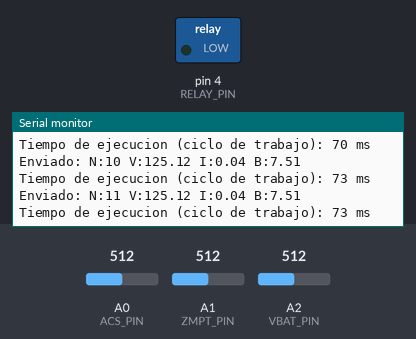
Simulated run of this sketch. Board: Arduino Uno, built with avr-gcc and run on an emulated ATmega328P. Parts: switched loads named in the sketch (green lamp = pin HIGH), the last lines printed to the serial monitor. Inputs (shaded band) come from the test bench; at power-on: A0 (ACS_PIN) = 512, A2 (VBAT_PIN) = 512, A1 (ZMPT_PIN) = 512. EEPROM starts erased.

Above: at 1.2 s.
1.3 s: A0 (ACS_PIN) set to 638
At 1.31 s:
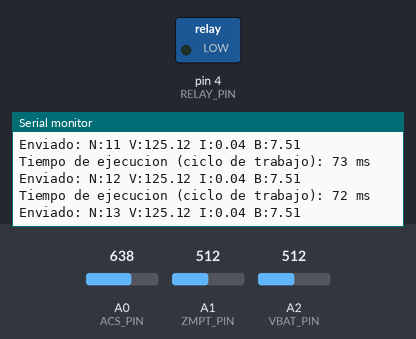
4.3 s: A0 (ACS_PIN) set to 663
At 4.31 s:
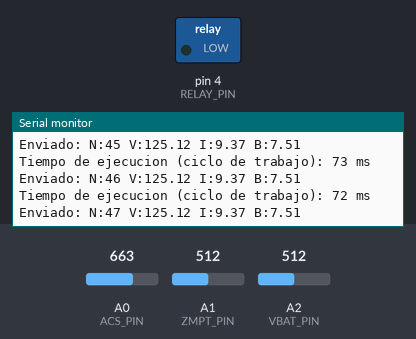
7.3 s: A2 (VBAT_PIN) set to 671
At 7.35 s:
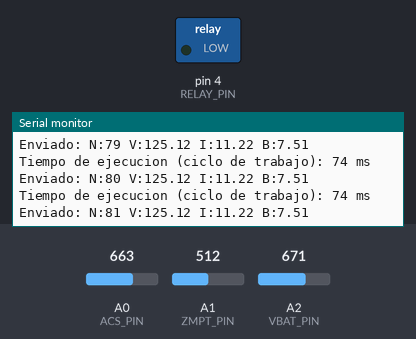
8.8 s: A2 (VBAT_PIN) set to 698
At 8.87 s:
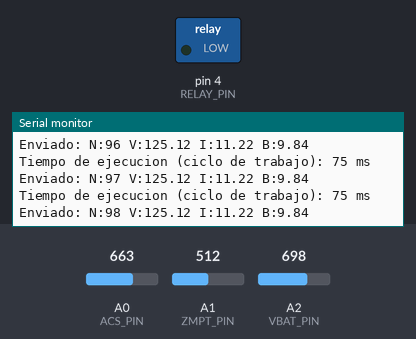
11.8 s: A1 (ZMPT_PIN) set to 425
At 11.8 s:
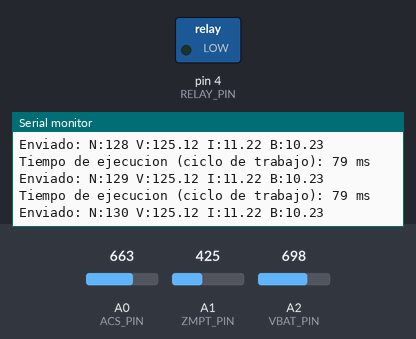
13.3 s: A1 (ZMPT_PIN) set to 403
At 13.35 s:
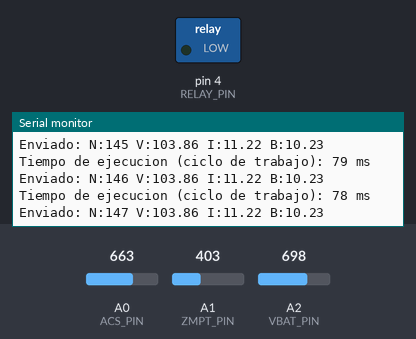
Timing chart, 0 to 16.3 s (numbered marks = the images above; inputs shaded):
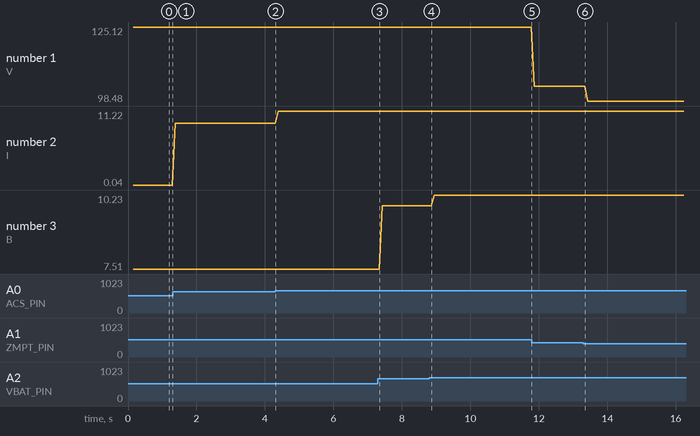

The sketch:

EmisorUniversal.ino
```cpp
/*
 * ==========================================================
 * ==    SKETCH EMISOR UNIVERSAL (LoRa + XBee + NRF24)    ==
 * ==========================================================
 * Este sketch usa la interfaz "RadioInterface" para abstraer
 * el hardware de radio y emitir las mediciones de los sensores.
 *
 */

// --- LIBRERÍAS DE LA APLICACIÓN ---
#include <SPI.h>
#include <SoftwareSerial.h>
#include <EEPROM.h>

#include <UniversalRadioWSN.h>
// ======================= 1. SELECCIÓN DEL MÓDULO DE RADIO =======================
//#define USE_LORA
#define USE_XBEE
//#define USE_NRF

// ======================= CONFIGURACIÓN GENERAL DE PINES =======================
#define RELAY_PIN 4
#define ACS_PIN   A0
#define ZMPT_PIN  A1
#define VBAT_PIN  A2


// ======================= OBJETOS Y VARIABLES GLOBALES =======================
RadioInterface* radio;

unsigned long previousMillis = 0;
const unsigned long INTERVAL_MS = 1;
uint32_t paquetesEnviados;

// --- Configuración específica por radio ---
#if defined(USE_XBEE)
  SoftwareSerial xbeeSerial(2, 3);

#elif defined(USE_NRF)
  // Direcciones para NRF24L01
  const byte nrfWriteAddress[6] = "00001";
  const byte nrfReadAddress[6] = "00002";
#endif

// ======================= SETUP =======================
void setup() {
  pinMode(RELAY_PIN, OUTPUT);
  digitalWrite(RELAY_PIN, LOW);

  Serial.begin(9600);
  while (!Serial);
  Serial.println("\n--- INICIANDO EMISOR UNIVERSAL ---");

  Serial.print("Configurando radio: ");

#if defined(USE_LORA)
  Serial.println("LoRa");

  LoRaConfig configLora;
  configLora.frequency       = 410E6;
  configLora.spreadingFactor = 7;
  configLora.signalBandwidth = 125E3;
  configLora.codingRate      = 5;
  configLora.syncWord        = 0xF3;
  configLora.txPower         = 20;

  configLora.csPin           = 10;
  configLora.resetPin        = -1;
  configLora.irqPin          = 2;

  radio = new LoraRadio(configLora);

#elif defined(USE_XBEE)
  Serial.println("XBee");
  xbeeSerial.begin(9600);
  radio = new XBeeRadio(xbeeSerial, 9600, -1, -1);

#elif defined(USE_NRF)
  Serial.println("NRF24L01");
  NrfConfig configNrf;

  configNrf.cePin = 9;
  configNrf.csnPin = 10;
  configNrf.writeAddress = nrfWriteAddress;
  configNrf.readAddress = nrfReadAddress;
  configNrf.channel = 108;

  configNrf.dataRate = 250;
  configNrf.paLevel = 0;

  radio = new NrfRadio(configNrf);

#endif

  if (!radio->iniciar()) {
    Serial.println("¡¡¡ERROR: Fallo al iniciar el módulo de radio!!!");
    while (true);
  }
  Serial.println("Módulo de radio inicializado y listo.");

  // --- LECTURA INICIAL DE LA EEPROM ---
  EEPROM.get(3, paquetesEnviados);
  Serial.print("Contador recuperado de EEPROM: ");
  Serial.println(paquetesEnviados);
}

void loop() {
  // <--- INICIO DE MEDICIÓN: Captura el tiempo al entrar al loop
  unsigned long startTime = millis();


  unsigned long currentMillis = millis();
  if (currentMillis - previousMillis >= INTERVAL_MS) {
    previousMillis = currentMillis;


    float voltage = leerVoltajeZMPT();
    float corriente = leerCorrienteACS();
    float vbat = leerVoltajeBateria();
    paquetesEnviados++;

    String dataPayload = "N:" + String(paquetesEnviados) +
                         " V:" + String(voltage, 2) +
                         " I:" + String(corriente, 2) +
                         " B:" + String(vbat, 2);

    Serial.print("Enviado: ");
    Serial.println(dataPayload);

#if defined(USE_NRF)

    radio->enviar(dataPayload);
#else

    radio->enviar(dataPayload + "\n");
#endif

    // --- GUARDADO EN EEPROM ---
    EEPROM.put(5, paquetesEnviados);
  }

  // Comprueba si hay comandos entrantes ("ON" / "OFF")
  if (radio->hayDatosDisponibles()) {
    String comando = radio->leerComoString();
    comando.trim();

    Serial.print("Comando recibido: ");
    Serial.println(comando);

    digitalWrite(RELAY_PIN, LOW);

  }

  // <--- FIN DE MEDICIÓN: Calcula e imprime el tiempo de ejecución
  unsigned long endTime = millis();
  unsigned long executionTime = endTime - startTime;
  Serial.print("Tiempo de ejecucion (ciclo de trabajo): ");
  Serial.print(executionTime);
  Serial.println(" ms");
}

// ======================= FUNCIONES DE LECTURA DE SENSORES =======================
float leerVoltajeZMPT() {
  int lectura = analogRead(ZMPT_PIN);
  return ((lectura * 5.0) / 1023.0) * 50.0;
}

float leerCorrienteACS() {
  int lectura = analogRead(ACS_PIN);
  float volt = (lectura * 5.0) / 1023.0;
  return (volt - 2.5) / 0.066;
}

float leerVoltajeBateria() {
  int lectura = analogRead(VBAT_PIN);
  float vEsc = (lectura * 5.0) / 1023.0;
  return vEsc * 3.0;
}
```

Measured:
- plotted number 1: 125.12 → 103.86 after the input at 11.8 s
- plotted number 2: 0.04 → 9.37 after the input at 1.3 s, 9.37 → 11.22 after the input at 4.3 s
- plotted number 3: 7.51 → 9.84 after the input at 7.3 s, 9.84 → 10.23 after the input at 8.8 s
